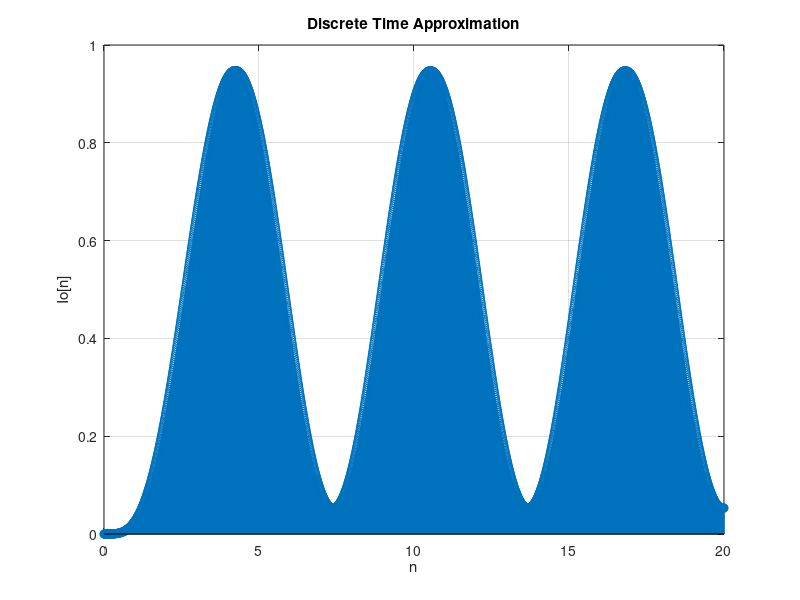
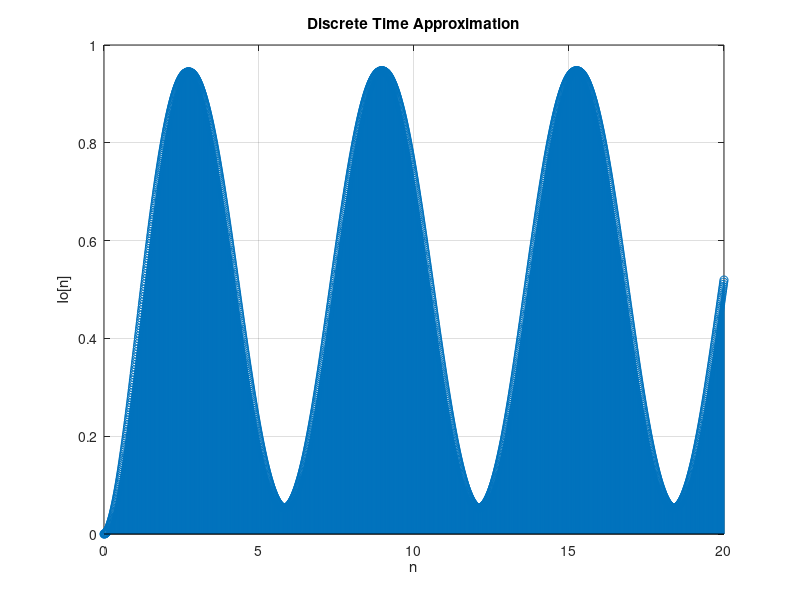

The MATLAB script that drew these images, in order:
%---------Option A----------%
% A
T = 0.01; % Assign sampling period
n = 0:T:20; % Define sampling vector

% Evaluate functions
hn = exp(-n).*sin(n);
isn = 1 - cos(n);

% Take convolution then truncate to match length
Io = T.*conv(hn, isn);
Io = Io(1:length(n));

% Plot
figure
stem(n, Io);
grid
title 'Discrete Time Approximation'
xlabel n
ylabel Io[n]


%---------Option B----------%
T = 0.01; % Assign sampling period
n = 0:T:20; % Define sampling vector

% Evaluate functions
hn = exp(-n).*sin(n);
isn = 1 + sin(n);

% Take convolution then truncate to match length
Io = T.*conv(hn, isn);
Io = Io(1:length(n));

% Plot
figure
stem(n, Io);
grid
title 'Discrete Time Approximation'
xlabel n
ylabel Io[n]